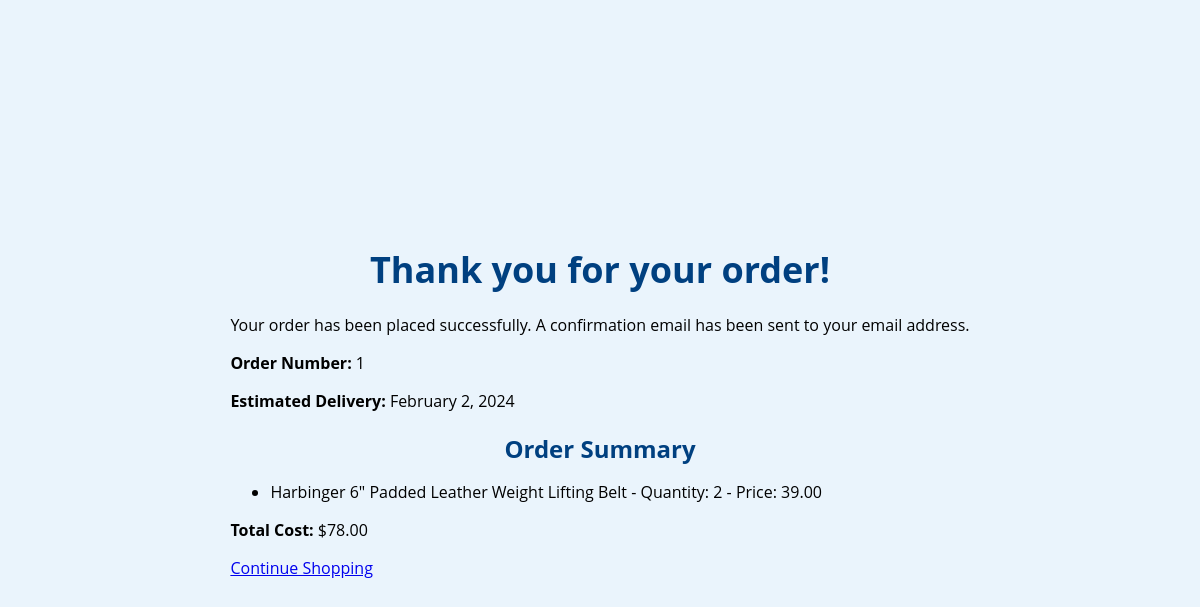
The page /order_confirmation/1/ (signed in) on the database its author committed.
### shop/models.py (models this page shows, shortened)
class Order(models.Model):
    user = models.ForeignKey(settings.AUTH_USER_MODEL, on_delete=models.CASCADE) # this is the user who made the order
    created = models.DateTimeField(auto_now_add=True)
    updated = models.DateTimeField(auto_now=True)
    ordered = models.BooleanField(default=False)
    shipping_address = models.ForeignKey('ShippingAddress', related_name='orders', null=True, blank=True, on_delete=models.SET_NULL)

class OrderItem(models.Model):
    order = models.ForeignKey(Order, related_name='items', on_delete=models.CASCADE)
    equipment = models.ForeignKey(SportsEquipment, related_name='order_items', on_delete=models.CASCADE)
    quantity = models.PositiveIntegerField(default=1)
    price = models.DecimalField(max_digits=10, decimal_places=2)
    def get_cost(self):
        return self.price * self.quantity

class SportsEquipment(models.Model):
    name = models.CharField(max_length=100)
    equipment_type = models.CharField(max_length=100)
    brand = models.CharField(max_length=100)
    price = models.DecimalField(max_digits=10, decimal_places=2)
    description = models.TextField()
    image = models.ImageField(upload_to="images/")
    available = models.BooleanField(default=True)

### shop/views.py (the view)
# urls.py: path("order_confirmation/<int:order_id>/", views.order_confirmation, name="order_confirmation"),
@login_required
def order_confirmation(request, order_id):
    order = get_object_or_404(Order, id=order_id)
    cart_total = sum(item.get_cost() for item in order.items.all())
    cart_total = round(cart_total, 2)
    return render(request, 'order_confirmation.html', {'order': order,"cart_total": cart_total})

### shop/context_processors.py (called while the page is built)
def cart_processor(request):
    if request.user.is_authenticated:
        order, _ = Order.objects.get_or_create(user=request.user, ordered=False)
        return {'cart': order}
    return {}

### shop/templates/order_confirmation.html (shortened to what this page needs)
<!DOCTYPE html>
<html>
<head>
    {% load static %}
    <link href="{% static 'shop/style.css' %}" rel="stylesheet" >
</head>
<body>
    <div class="order-confirmation">
        <h1>Thank you for your order!</h1>
        <p>Your order has been placed successfully. A confirmation email has been sent to your email address.</p>
        <p><strong>Order Number:</strong> {{ order.id }}</p>
        <p><strong>Estimated Delivery:</strong> February 2, 2024</p>
        <h2>Order Summary</h2>
        <ul>
            {% for item in order.items.all %}
                <li>{{ item.equipment.name }} - Quantity: {{ item.quantity }} - Price: {{ item.price }}</li>
            {% empty %}
                <li>No items in order.</li>
            {% endfor %}
        </ul>
        <p><strong>Total Cost:</strong> ${{ cart_total }}</p>
        <a href="{% url 'home' %}">Continue Shopping</a>
    </div>
</body>
</html>

### shop/static/shop/style.css (style rules this page uses)
body { font-family: 'Open Sans', sans-serif; background-color: #eaf4fc; margin: 0; padding: 0; display: flex; justify-content: center; align-items: center; min-height: 100vh; }
h1, h2 { text-align: center; color: #008000; }
h1 { margin-bottom: 20px; font-size: 36px; color: #004080; }
h2 { margin-bottom: 10px; color: #004080; }
h3, p { color: #000000; }

### rows shown on the page
Order: id "1"
OrderItem: equipment.name "Harbinger 6\" Padded Leather Weight Lifting Belt", quantity "2", price "39.00"

### other values the page prints
{{ cart_total }} "78.00"
